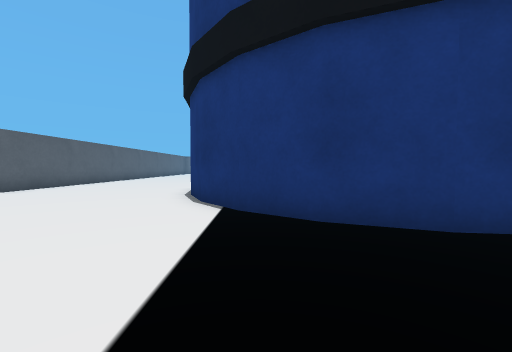
[1] (above)

16 first-person views from a walk through a world built for the Webots simulator. The camera is 0.04 m above the floor, tilts 2° down and sees 90° across. The floor is counted in squares, 0.05 m on a side. Each view is taken from the middle of a square. On the plan, view 1 faces up. The plan holds only what a view shows up to about 10 squares ahead; the rest is blank. The place goes on beyond the plan. The robots in the file are not drawn. Simple shapes and patterns stand in for the simulator's stock objects.

[2]
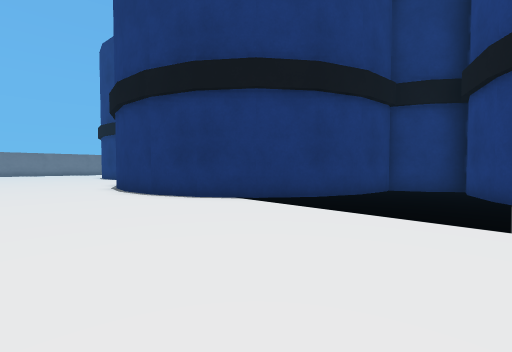

[3]
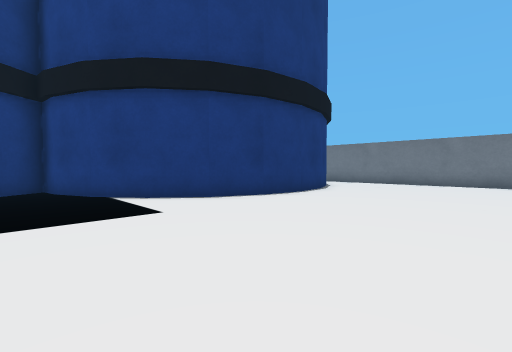

[4]
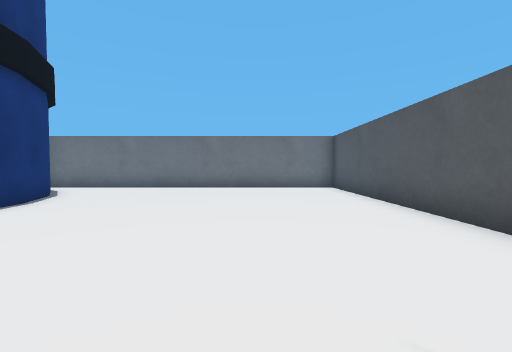

[5]
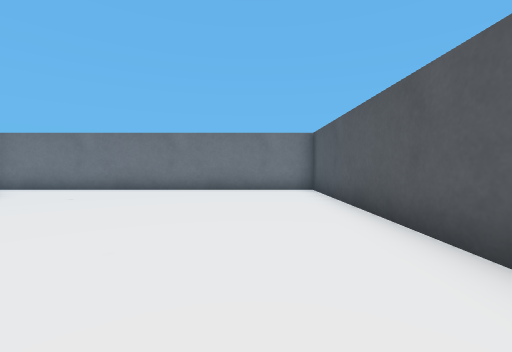

[6]
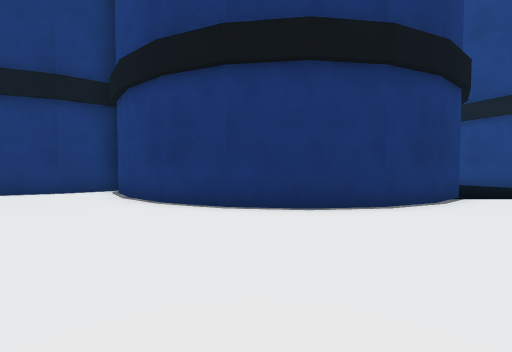

[7]
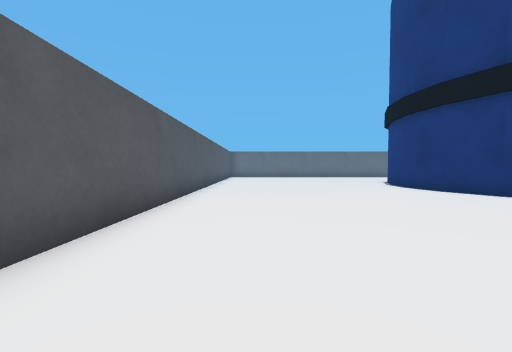

[8]
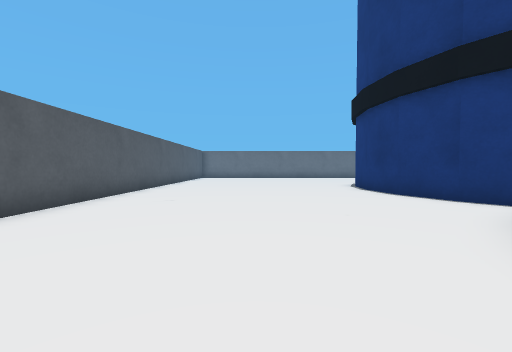

[9]
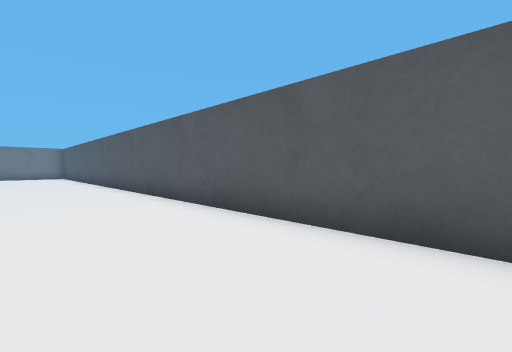

[10]
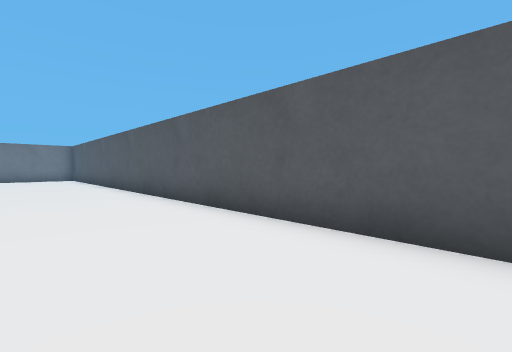

[11]
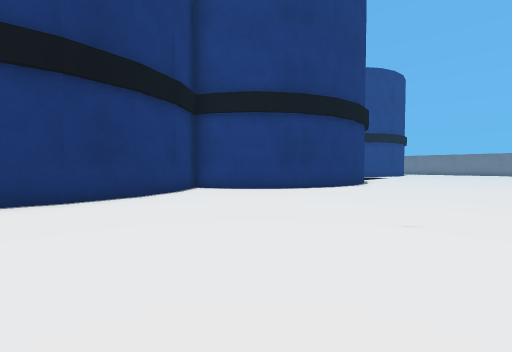

[12]
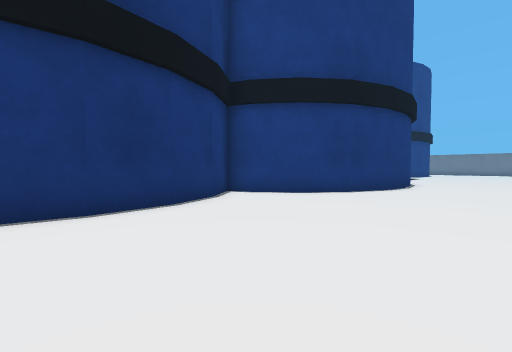

[13]
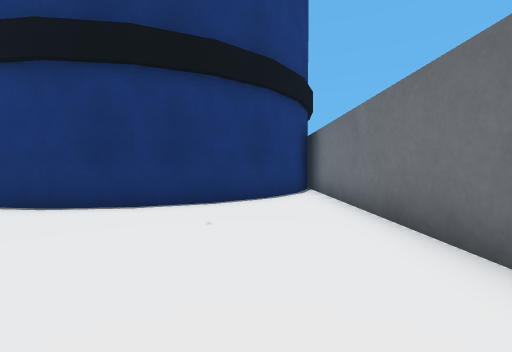

[14]
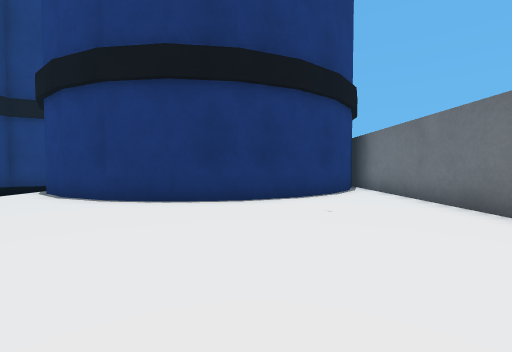

[15]
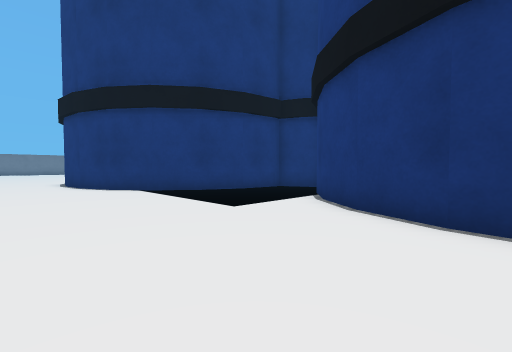

[16]
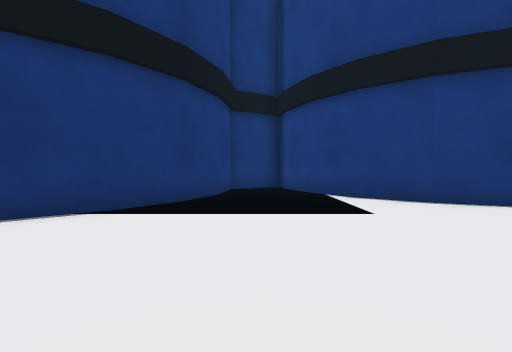

### Floor plan
Key: @ floor where view 1 was taken; # wall or solid block; . floor; B barrel.
Columns run from 8 left of view 1 to 6 right of it. Each row starts with its distance up from view 1.
 20 #.......B
 19 #.......B
 18 #.......B
 17 #.......BB
 16 #........B
 15 #........BB
 14 #.......BB
 13 #......BB
 12 #......B
 11 #.....BB
 10 #.....B
  9 #.....B
  8 #.....B
  7 #.....BB
  6 #......B
  5 #......BB
  4 #.......BBB
  3 #.........BBB#
  2 #............#
  1 #.......  ..BBB
  0 #.......@.BBB
 -1 #........BB
 -2 #........B
 -3 #.......BB
 -4 #.......B
 -5 #.......B
 -6 #.......B
 -7 #.......BB
 -8 #........B
 -9 #........BB
-10 #.........BB
-11 ##############

Where each view was taken, in squares from view 1:
view 1: 0 up, 0 right, facing up
view 2: 0 up, 5 left, facing up-right
view 3: 2 up, 5 left, facing down-right
view 4: 1 down, 5 left, facing down
view 5: 2 down, 6 left, facing down
view 6: 10 up, 7 left, facing right
view 7: 9 up, 6 left, facing up
view 8: 10 up, 4 left, facing up
view 9: 10 up, 5 left, facing down-left
view 10: 7 up, 5 left, facing down-left
view 11: 20 up, 7 left, facing down-right
view 12: 20 up, 5 left, facing down-right
view 13: 9 down, 5 left, facing right
view 14: 7 down, 6 left, facing right
view 15: 4 down, 4 left, facing up-right
view 16: 2 up, 5 left, facing right
